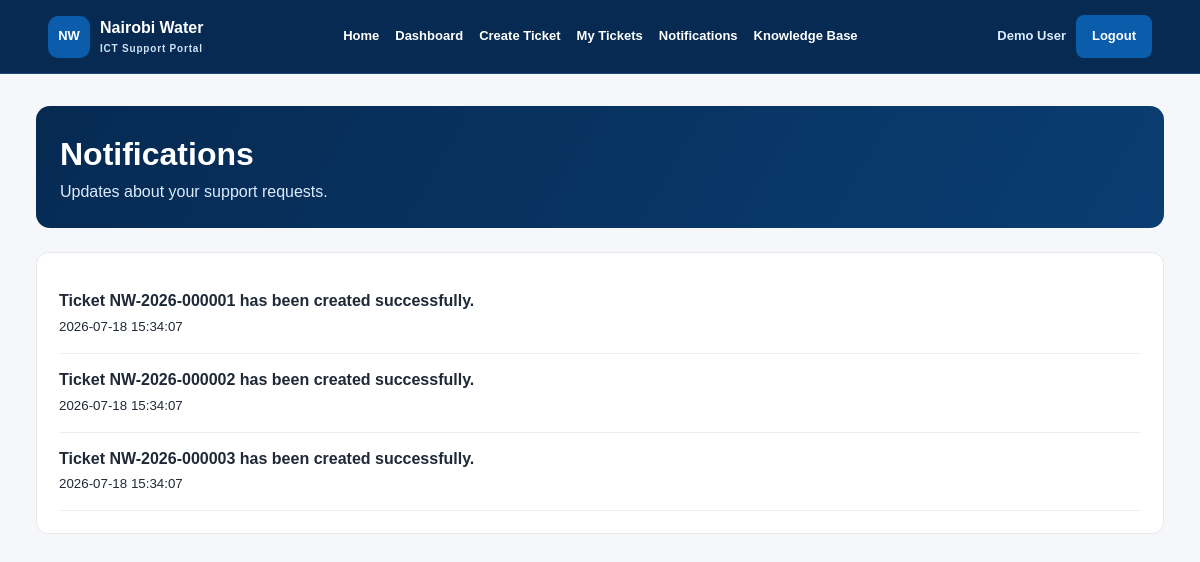
The app's page /user/notifications.php (signed in) with its own data.
### tables this page shows
CREATE TABLE notifications (
    id INT UNSIGNED AUTO_INCREMENT PRIMARY KEY,
    user_id INT UNSIGNED NOT NULL,
    ticket_id INT UNSIGNED NULL,
    message VARCHAR(255) NOT NULL,
    is_read TINYINT(1) NOT NULL DEFAULT 0,
    created_at TIMESTAMP DEFAULT CURRENT_TIMESTAMP,

    CONSTRAINT fk_notification_user
        FOREIGN KEY (user_id)
        REFERENCES users(id)
        ON DELETE CASCADE
        ON UPDATE CASCADE,

    CONSTRAINT fk_notification_ticket
        FOREIGN KEY (ticket_id)
        REFERENCES tickets(id)
        ON DELETE CASCADE
        ON UPDATE CASCADE
);

### includes/auth.php (called while the page is built, shortened)
<?php
function e($value): string {
    return htmlspecialchars((string)$value, ENT_QUOTES, "UTF-8");
}
?>

### user/notifications.php (the view, shortened to what this page needs)
<?php
require_once "../includes/auth.php";
require_once "../config/db.php";
$userId=(int)$_SESSION["user_id"];
$stmt=$conn->prepare("SELECT id,message,is_read,created_at FROM notifications WHERE user_id=? ORDER BY created_at DESC");
$stmt->bind_param("i",$userId);
$stmt->execute();
$rows=$stmt->get_result();
?>
<!DOCTYPE html>
<html><head><meta charset="UTF-8"><meta name="viewport" content="width=device-width,initial-scale=1"><title>Notifications</title><link rel="stylesheet" href="../css/style.css"></head>
<body><?php include "../includes/nav.php"; ?>
<main class="container"><div class="dashboard-header"><div><h1>Notifications</h1><p>Updates about your support requests.</p></div></div>
<section class="panel">
<?php if($rows->num_rows): while($n=$rows->fetch_assoc()): ?>
<div style="padding:14px 0;border-bottom:1px solid #eee"><strong><?= e($n["message"]) ?></strong><br><small><?= e($n["created_at"]) ?></small></div>
<?php endwhile; else: ?><p>No notifications available.</p><?php endif; ?>
</section></main></body></html>

### css/style.css (style rules this page uses)
:root { --red:#0b5cab;--red-dark:#073f78;--navy:#062a52;--ink:#1f2937;--muted:#667085; --line:#e5e7eb;--soft:#f5f7fa;--white:#ffffff;--green:#168447;--amber:#8a6400; }
* { box-sizing:border-box;margin:0;padding:0 }
body { font-family:Arial,Helvetica,sans-serif;background:var(--soft);color:var(--ink);line-height:1.55 }
.container { width:min(1180px,94%);margin:32px auto }
.dashboard-header { display:flex;justify-content:space-between;align-items:center;gap:18px;margin-bottom:24px }
.dashboard-header p { color:var(--muted) }
.panel { background:#fff;border:1px solid var(--line);border-radius:12px;padding:22px;margin-bottom:22px }
.dashboard-header { background:linear-gradient(120deg,#062a52,#0a3d72);color:#fff;padding:24px;border-radius:14px }
.dashboard-header p { color:#dcecff }

### records on screen
notifications: message "Ticket NW-2026-000001 has been created successfully.", created_at "2026-07-18 15:34:07"
notifications: message "Ticket NW-2026-000002 has been created successfully.", created_at "2026-07-18 15:34:07"
notifications: message "Ticket NW-2026-000003 has been created successfully.", created_at "2026-07-18 15:34:07"

### other values on screen
$_SESSION["name"] "Demo User"
